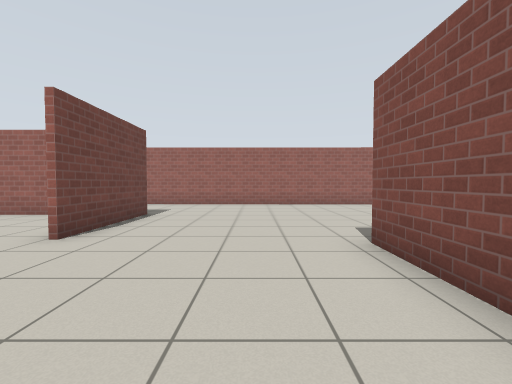
[1] (above)

22 first-person views from a walk through a Gazebo world. The camera is 0.94 m above the floor, tilts 2° down and sees 90° across. The floor is counted in squares, 1 m on a side. Each view is taken from the middle of a square. On the plan, view 1 faces up. The plan holds only what a view shows up to about 10 squares ahead; the rest is blank. Gazebo's built-in surfaces are drawn with simple patterns.

[2]
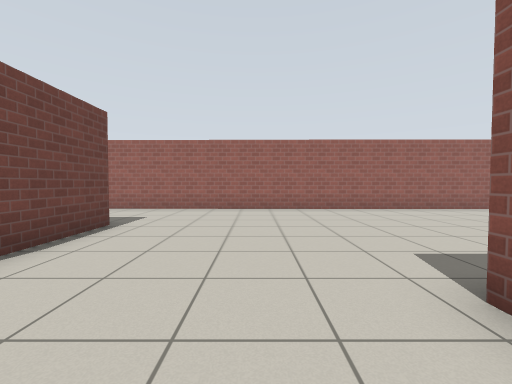

[3]
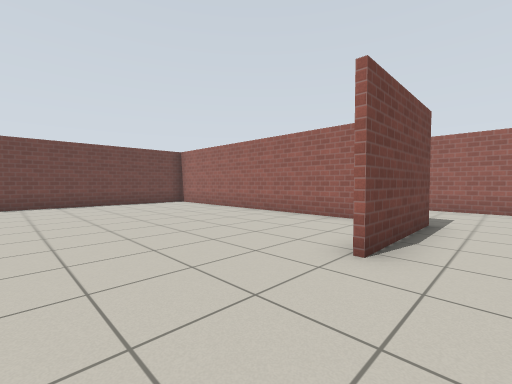

[4]
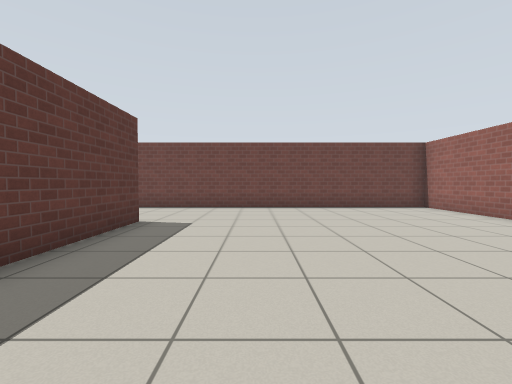

[5]
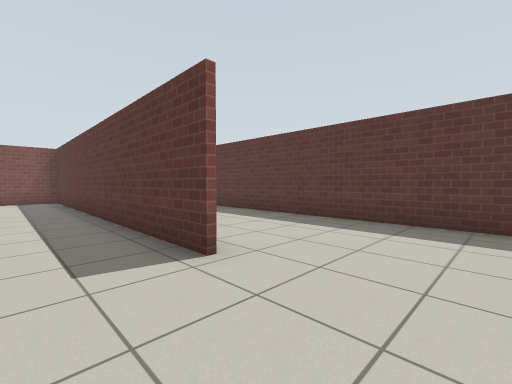

[6]
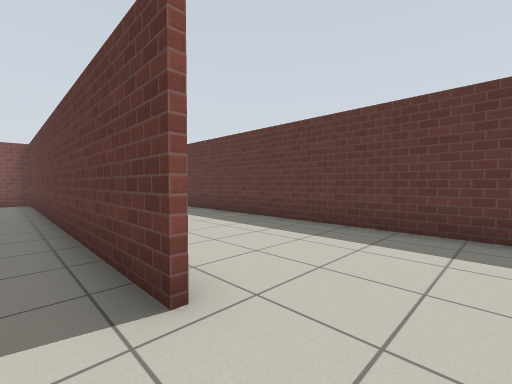

[7]
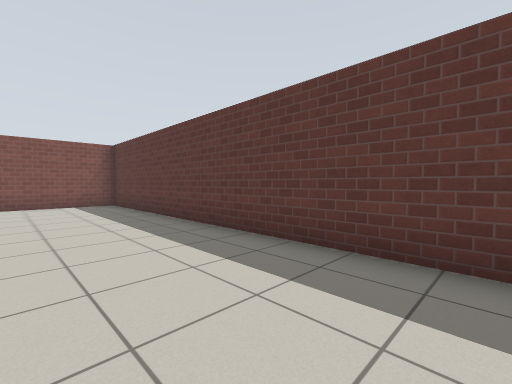

[8]
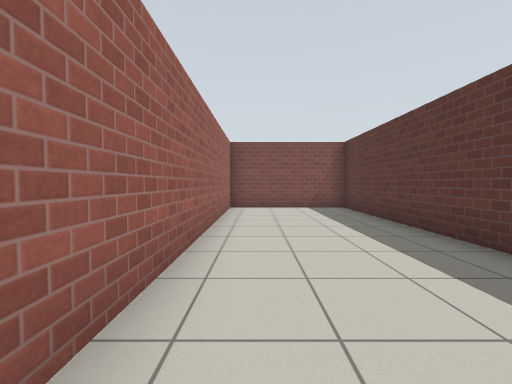

[9]
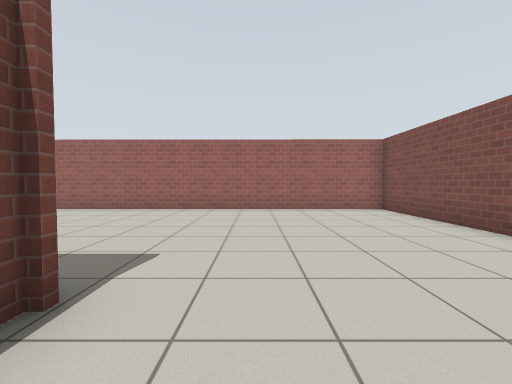

[10]
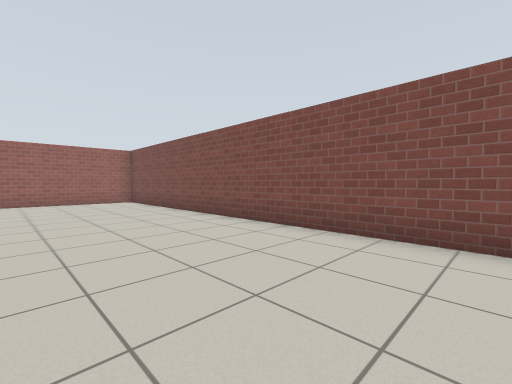

[11]
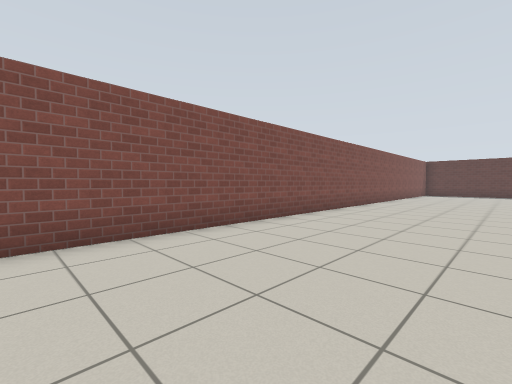

[12]
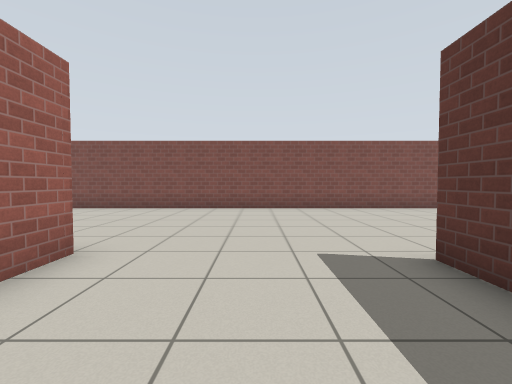

[13]
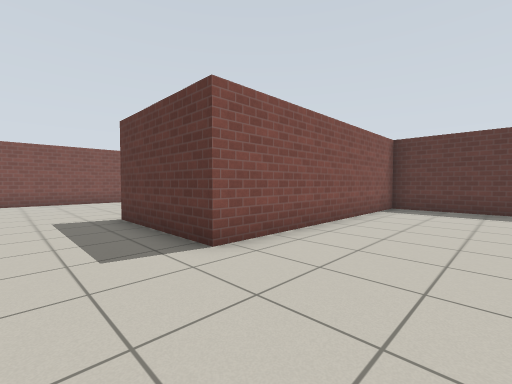

[14]
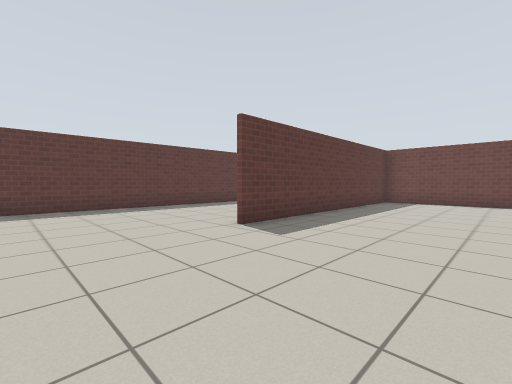

[15]
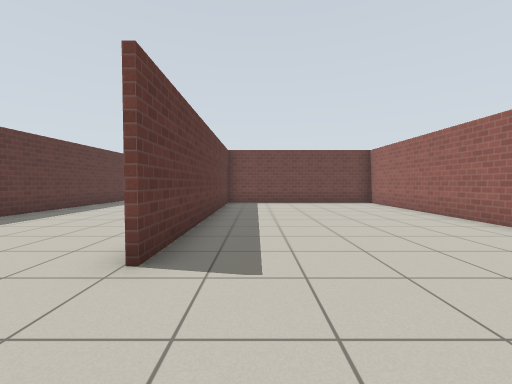

[16]
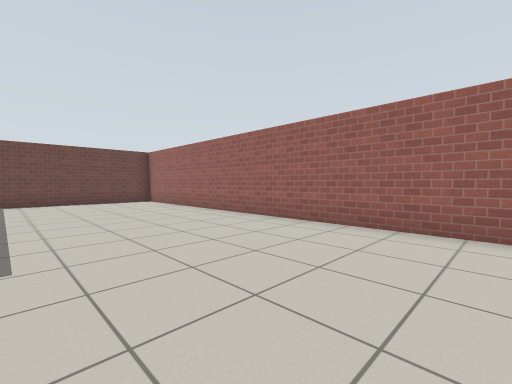

[17]
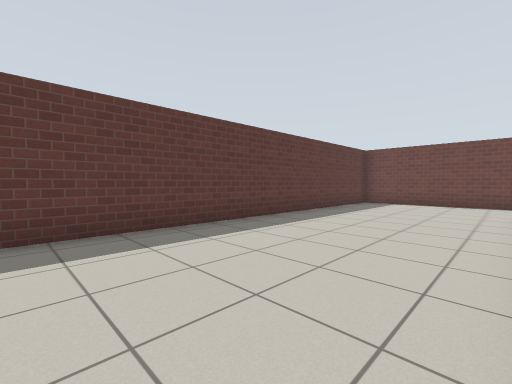

[18]
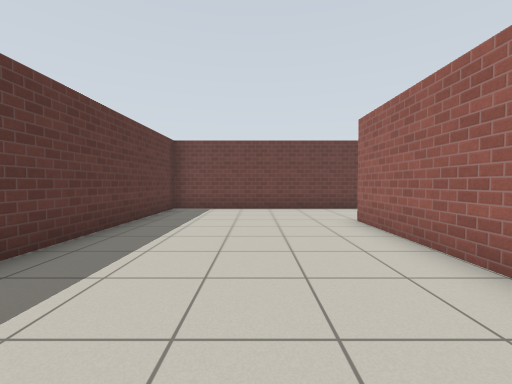

[19]
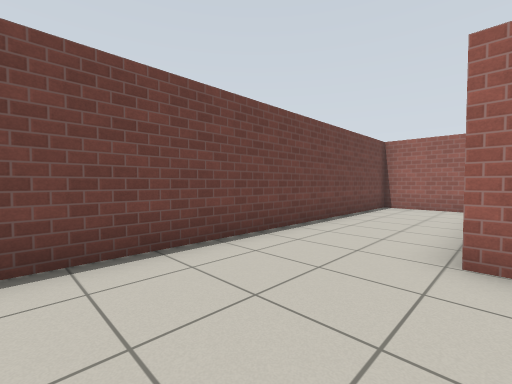

[20]
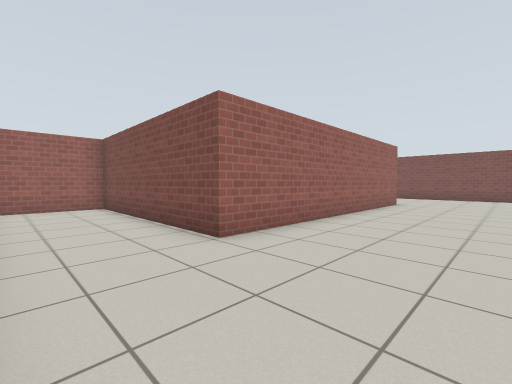

[21]
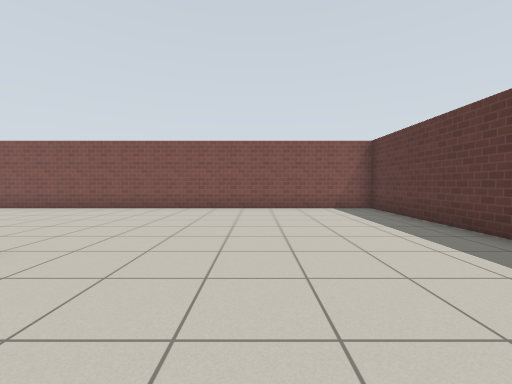

[22]
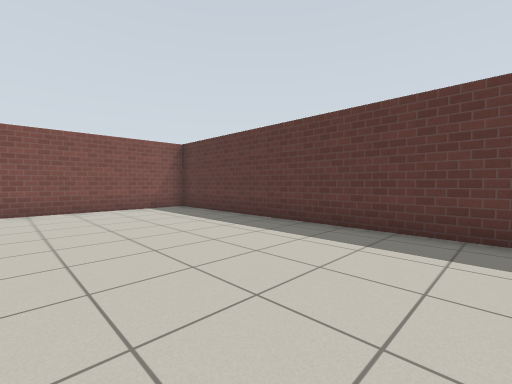

### Floor plan
Points are (right, up) in squares from view 1. A wall is a line through its corners. A room is listed if a view was taken in it or the views show most of it. See-through windows are left out.
Room 1 (views 1, 2, 3, 4, 5, 6, 7, 8, 9, 10, 11, 12, 13, 14, 15, 16, 17, 18, 19, 20, 21, 22)
walls: (1.8, -1.4) (1.8, -0.9); (2.1, -9.6) (-9.1, -9.6); (1.8, 1.8) (1.8, 4); (7.5, -9.6) (6.4, -9.6); (-10.3, -1.9) (1.2, -1.9); (7.3, 4.1) (7.3, 3.6); (-3.2, -16.5) (-11.4, -16.5) (-11.4, -9.6) (-14.5, -9.6) (-14.5, -22) (3.1, -22.2) (3.1, -14.2) (7.1, -14.2); (-13, -6.3) (1.8, -6.4) (1.8, -2) (-7.1, -2); (-11.2, -11.9) (-11.2, -15.1); (-3.3, 7.8) (-3.3, 4.1); (-4.9, 7.6) (-14, 7.6) (-14, -3.6); (-8.9, -16.3) (-1.7, -16.3); (3.9, -22.2) (13.5, -22.3) (13.5, 11.2) (-5.4, 11.4)

Positions as (right, up) in squares from view 1, and headings:
1: (0, 0), facing up
2: (0, 2), facing up
3: (-2, 1), facing up-left
4: (-4, 1), facing left
5: (-13, 0), facing down-right
6: (-12, -1), facing down-right
7: (-10, -3), facing down-right
8: (-8, -3), facing right
9: (9, 2), facing up
10: (9, -2), facing up-right
11: (9, 0), facing down-right
12: (4, -12), facing right
13: (0, -12), facing down-right
14: (2, -12), facing down-left
15: (1, -15), facing left
16: (2, -15), facing up-left
17: (-2, -17), facing down-left
18: (-5, -19), facing left
19: (-11, -20), facing up-left
20: (-14, -20), facing up-right
21: (4, -18), facing right
22: (4, -17), facing down-right
